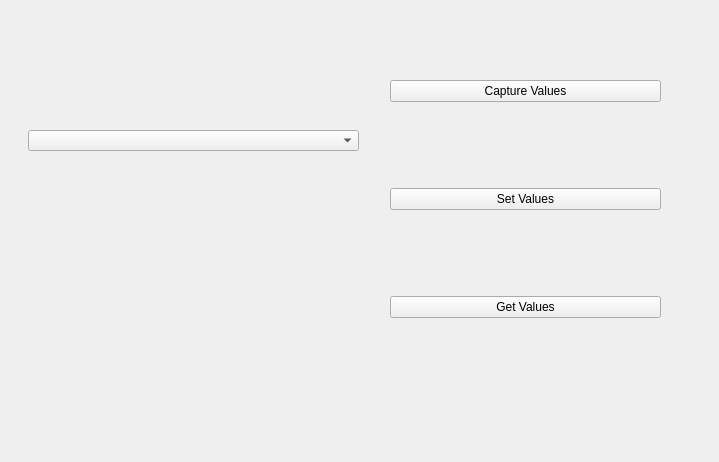
<?xml version="1.0" encoding="UTF-8"?>
<ui version="4.0">
 <class>Widget</class>
 <widget class="QWidget" name="Widget">
  <property name="geometry">
   <rect>
    <x>0</x>
    <y>0</y>
    <width>719</width>
    <height>462</height>
   </rect>
  </property>
  <property name="windowTitle">
   <string>Widget</string>
  </property>
  <widget class="QComboBox" name="comboBox">
   <property name="geometry">
    <rect>
     <x>28</x>
     <y>130</y>
     <width>331</width>
     <height>21</height>
    </rect>
   </property>
  </widget>
  <widget class="QWidget" name="">
   <property name="geometry">
    <rect>
     <x>390</x>
     <y>0</y>
     <width>271</width>
     <height>401</height>
    </rect>
   </property>
   <layout class="QVBoxLayout" name="verticalLayout">
    <item>
     <widget class="QPushButton" name="CaptureValuespushButton">
      <property name="text">
       <string>Capture Values</string>
      </property>
     </widget>
    </item>
    <item>
     <widget class="QPushButton" name="SetValuespushButton">
      <property name="text">
       <string>Set Values</string>
      </property>
     </widget>
    </item>
    <item>
     <widget class="QPushButton" name="GetValuespushButton">
      <property name="text">
       <string>Get Values</string>
      </property>
     </widget>
    </item>
   </layout>
  </widget>
 </widget>
 <resources/>
 <connections/>
</ui>
